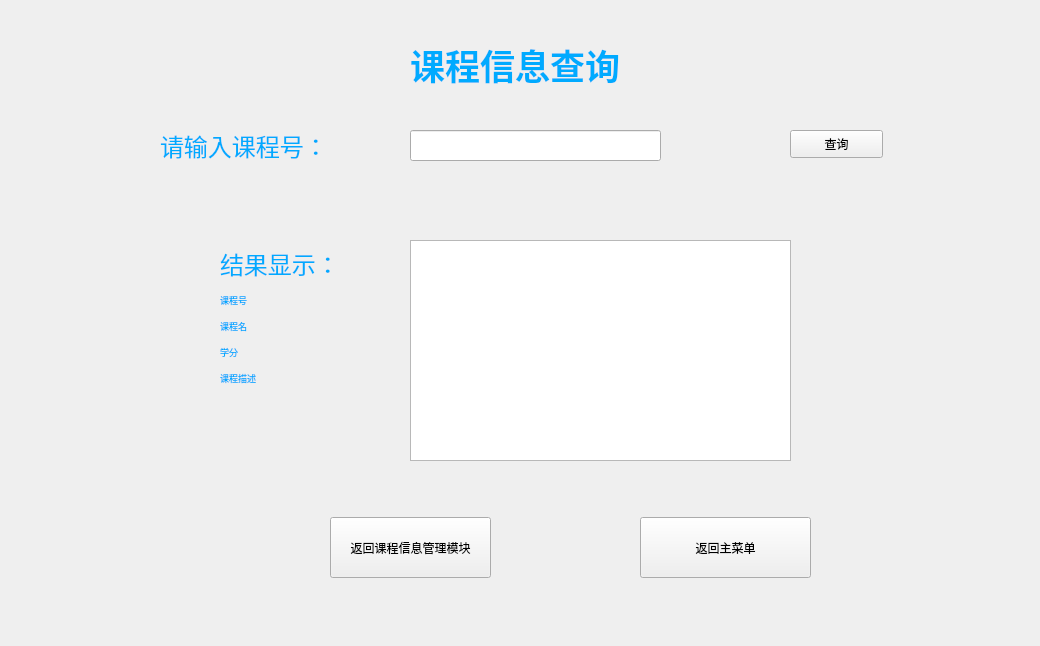
<?xml version="1.0" encoding="UTF-8"?>
<ui version="4.0">
 <class>Course_query</class>
 <widget class="QWidget" name="Course_query">
  <property name="geometry">
   <rect>
    <x>0</x>
    <y>0</y>
    <width>1040</width>
    <height>646</height>
   </rect>
  </property>
  <property name="windowTitle">
   <string>课程信息查询</string>
  </property>
  <property name="styleSheet">
   <string notr="true">background-image: url(:D:/PyQt/2.png);</string>
  </property>
  <widget class="QLabel" name="label">
   <property name="geometry">
    <rect>
     <x>410</x>
     <y>0</y>
     <width>661</width>
     <height>131</height>
    </rect>
   </property>
   <property name="text">
    <string>&lt;html&gt;&lt;head/&gt;&lt;body&gt;&lt;p&gt;&lt;span style=&quot; font-size:26pt; font-weight:600; color:#00aaff;&quot;&gt;课程信息查询&lt;/span&gt;&lt;/p&gt;&lt;/body&gt;&lt;/html&gt;</string>
   </property>
  </widget>
  <widget class="QLabel" name="label_2">
   <property name="geometry">
    <rect>
     <x>160</x>
     <y>120</y>
     <width>211</width>
     <height>51</height>
    </rect>
   </property>
   <property name="text">
    <string>&lt;html&gt;&lt;head/&gt;&lt;body&gt;&lt;p&gt;&lt;span style=&quot; font-size:18pt; color:#00aaff;&quot;&gt;请输入课程号：&lt;/span&gt;&lt;/p&gt;&lt;/body&gt;&lt;/html&gt;</string>
   </property>
  </widget>
  <widget class="QLineEdit" name="lineEdit">
   <property name="geometry">
    <rect>
     <x>410</x>
     <y>130</y>
     <width>251</width>
     <height>31</height>
    </rect>
   </property>
   <property name="text">
    <string/>
   </property>
  </widget>
  <widget class="QLabel" name="label_3">
   <property name="geometry">
    <rect>
     <x>220</x>
     <y>210</y>
     <width>211</width>
     <height>211</height>
    </rect>
   </property>
   <property name="text">
    <string>&lt;html&gt;&lt;head/&gt;&lt;body&gt;&lt;p&gt;&lt;span style=&quot; font-size:18pt; color:#00aaff;&quot;&gt;结果显示：&lt;/span&gt;&lt;/p&gt;&lt;p&gt;&lt;span style=&quot; font-size:7pt; color:#00aaff;&quot;&gt;课程号&lt;/span&gt;&lt;/p&gt;&lt;p&gt;&lt;span style=&quot; font-size:7pt; color:#00aaff;&quot;&gt;课程名&lt;/span&gt;&lt;/p&gt;&lt;p&gt;&lt;span style=&quot; font-size:7pt; color:#00aaff;&quot;&gt;学分&lt;/span&gt;&lt;/p&gt;&lt;p&gt;&lt;span style=&quot; font-size:7pt; color:#00aaff;&quot;&gt;课程描述&lt;/span&gt;&lt;/p&gt;&lt;/body&gt;&lt;/html&gt;</string>
   </property>
  </widget>
  <widget class="QTextEdit" name="textEdit">
   <property name="geometry">
    <rect>
     <x>410</x>
     <y>240</y>
     <width>381</width>
     <height>221</height>
    </rect>
   </property>
   <property name="readOnly">
    <bool>true</bool>
   </property>
  </widget>
  <widget class="QPushButton" name="pushButton">
   <property name="geometry">
    <rect>
     <x>790</x>
     <y>130</y>
     <width>93</width>
     <height>28</height>
    </rect>
   </property>
   <property name="text">
    <string>查询</string>
   </property>
  </widget>
  <widget class="QPushButton" name="pushButton_2">
   <property name="geometry">
    <rect>
     <x>330</x>
     <y>517</y>
     <width>161</width>
     <height>61</height>
    </rect>
   </property>
   <property name="text">
    <string>返回课程信息管理模块</string>
   </property>
  </widget>
  <widget class="QPushButton" name="pushButton_3">
   <property name="geometry">
    <rect>
     <x>640</x>
     <y>517</y>
     <width>171</width>
     <height>61</height>
    </rect>
   </property>
   <property name="text">
    <string>返回主菜单</string>
   </property>
  </widget>
 </widget>
 <resources/>
 <connections/>
</ui>
